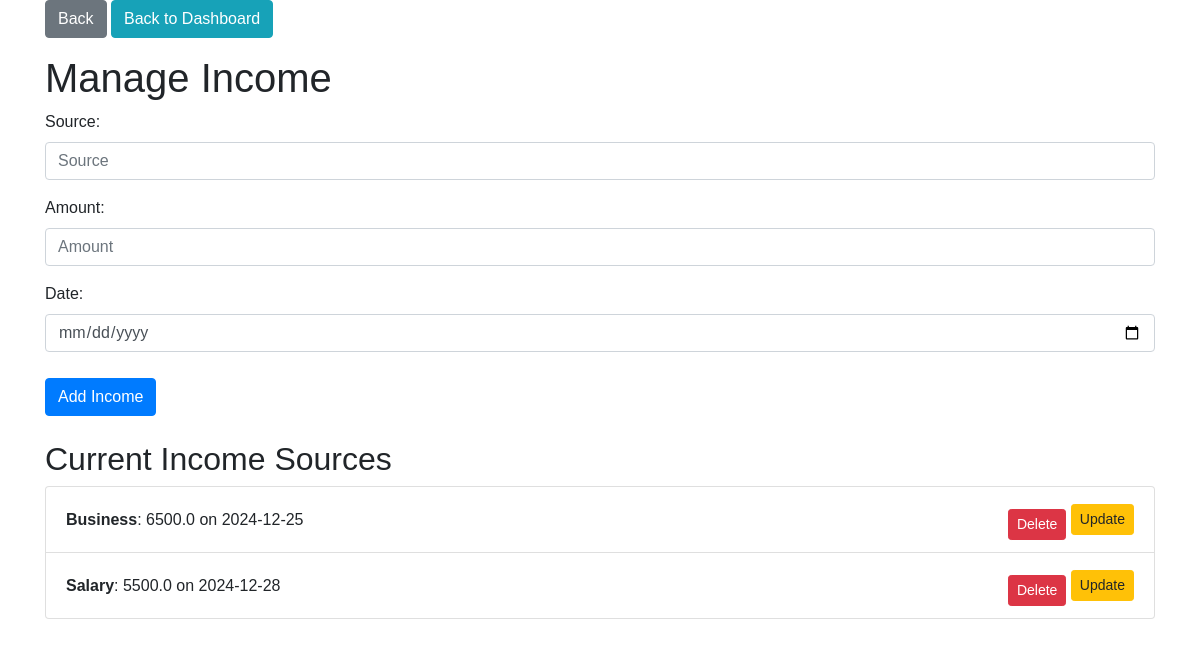
The app's page /income (signed in) with its own data.
### app.py (models this page shows)
class Income(db.Model):
    id = db.Column(db.Integer, primary_key=True)
    source = db.Column(db.String(100), nullable=False)
    amount = db.Column(db.Float, nullable=False)
    date = db.Column(db.Date, nullable=False)
    user_id = db.Column(db.Integer, db.ForeignKey('user.id'), nullable=False)

### app.py (the view, shortened to what this page needs)
@app.route('/income', methods=['GET', 'POST'])
@login_required
def manage_income():
    incomes = Income.query.filter_by(user_id=current_user.id).all()
    return render_template('income.html', incomes=incomes)

### app.py (called while the page is built)
@login_manager.user_loader
def load_user(user_id):
    return User.query.get(int(user_id))

### templates/income.html (shortened to what this page needs)
<!DOCTYPE html>
<html lang="en">
<head>
    <link rel="stylesheet" href="https://stackpath.bootstrapcdn.com/bootstrap/4.5.2/css/bootstrap.min.css">
</head>
<body>
    <div class="container">
        <a href="{{ url_for('manage_expenses') }}" class="btn btn-secondary mb-3">Back</a>
        <a href="{{ url_for('dashboard') }}" class="btn btn-info mb-3">Back to Dashboard</a>
        <h1>Manage Income</h1>
        <form method="POST" class="mb-4">
            <div class="form-group">
                <label for="source">Source:</label>
                <input type="text" class="form-control" id="source" name="source" placeholder="Source" required>
            </div>
            <div class="form-group">
                <label for="amount">Amount:</label>
                <input type="number" class="form-control" id="amount" name="amount" placeholder="Amount" required>
            </div>
            <div class="form-group">
                <label for="date">Date:</label>
                <input type="date" class="form-control" id="date" name="date" required>
            </div>
            <button type="submit" class="btn btn-primary">Add Income</button>
        </form>
        <h2 class="mt-4">Current Income Sources</h2>
        <ul class="list-group">
            {% for income in incomes %}
                <li class="list-group-item d-flex justify-content-between align-items-center">
                    <div>
                        <strong>{{ income.source }}</strong>: {{ income.amount }} on {{ income.date }}
                    </div>
                    <div>
                        <form method="POST" action="{{ url_for('delete_income', id=income.id) }}" class="d-inline">
                            <button type="submit" class="btn btn-danger btn-sm">Delete</button>
                        </form>
                        <a href="{{ url_for('update_income', id=income.id) }}" class="btn btn-warning btn-sm">Update</a>
                    </div>
                </li>
            {% endfor %}
        </ul>
    </div>
</body>
</html>

### templates/income.html (style rules this page uses)
body { font-family: Arial, sans-serif; }
form { margin-bottom: 20px; }
button { margin-top: 10px; }

### records on screen
Income: source "Business", amount "6500.0", date "2024-12-25"
Income: source "Salary", amount "5500.0", date "2024-12-28"
